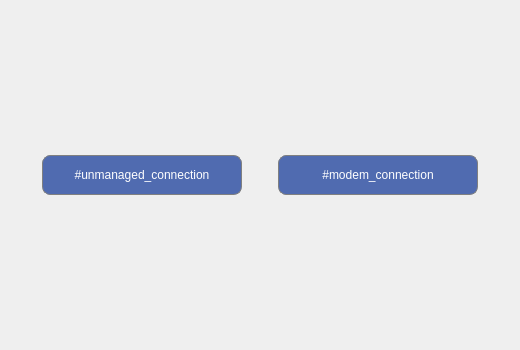
<?xml version="1.0" encoding="UTF-8"?>
<ui version="4.0">
 <class>NetworkWizardPage</class>
 <widget class="QFrame" name="NetworkWizardPage">
  <property name="geometry">
   <rect>
    <x>0</x>
    <y>0</y>
    <width>520</width>
    <height>350</height>
   </rect>
  </property>
  <property name="styleSheet">
   <string notr="true">QFrame#selectConnectionWizardWindow
{
	background-color: white;
}

QPushButton
{
	border: 1px solid gray;
    border-radius: 8px;
	padding: 8px;
	color: white;
	background-color: rgba(80, 107, 176);
}

QPushButton:disabled
{
	color: gray;
	background-color: lightgray;
}

QPushButton:pressed 
{
	background-color: rgba(98, 141, 191);
}

QPushButton#btnExit 
{
	color: black;
	padding: 0px;
	border: none; 
	background-color: none;
	qproperty-icon: url(:/Images/button_close.png);
}

QLabel#lblCaption 
{
	font: 75 12pt &quot;MS Shell Dlg 2&quot;;
	padding: 0px;
}</string>
  </property>
  <layout class="QVBoxLayout" name="verticalLayout">
   <item>
    <spacer name="verticalSpacer_2">
     <property name="orientation">
      <enum>Qt::Vertical</enum>
     </property>
     <property name="sizeHint" stdset="0">
      <size>
       <width>20</width>
       <height>206</height>
      </size>
     </property>
    </spacer>
   </item>
   <item>
    <layout class="QHBoxLayout" name="horizontalLayout_2">
     <item>
      <spacer name="horizontalSpacer_2">
       <property name="orientation">
        <enum>Qt::Horizontal</enum>
       </property>
       <property name="sizeHint" stdset="0">
        <size>
         <width>40</width>
         <height>20</height>
        </size>
       </property>
      </spacer>
     </item>
     <item>
      <widget class="QPushButton" name="btnUnmanaged">
       <property name="minimumSize">
        <size>
         <width>200</width>
         <height>40</height>
        </size>
       </property>
       <property name="maximumSize">
        <size>
         <width>200</width>
         <height>40</height>
        </size>
       </property>
       <property name="text">
        <string>#unmanaged_connection</string>
       </property>
      </widget>
     </item>
     <item>
      <spacer name="horizontalSpacer_3">
       <property name="orientation">
        <enum>Qt::Horizontal</enum>
       </property>
       <property name="sizeHint" stdset="0">
        <size>
         <width>40</width>
         <height>20</height>
        </size>
       </property>
      </spacer>
     </item>
     <item>
      <widget class="QPushButton" name="btnDialup">
       <property name="minimumSize">
        <size>
         <width>200</width>
         <height>40</height>
        </size>
       </property>
       <property name="maximumSize">
        <size>
         <width>200</width>
         <height>40</height>
        </size>
       </property>
       <property name="text">
        <string>#modem_connection</string>
       </property>
      </widget>
     </item>
     <item>
      <spacer name="horizontalSpacer">
       <property name="orientation">
        <enum>Qt::Horizontal</enum>
       </property>
       <property name="sizeHint" stdset="0">
        <size>
         <width>40</width>
         <height>20</height>
        </size>
       </property>
      </spacer>
     </item>
    </layout>
   </item>
   <item>
    <spacer name="verticalSpacer">
     <property name="orientation">
      <enum>Qt::Vertical</enum>
     </property>
     <property name="sizeHint" stdset="0">
      <size>
       <width>20</width>
       <height>206</height>
      </size>
     </property>
    </spacer>
   </item>
  </layout>
 </widget>
 <resources>
  <include location="../../GUI/Resources/Resources.qrc"/>
 </resources>
 <connections/>
</ui>
